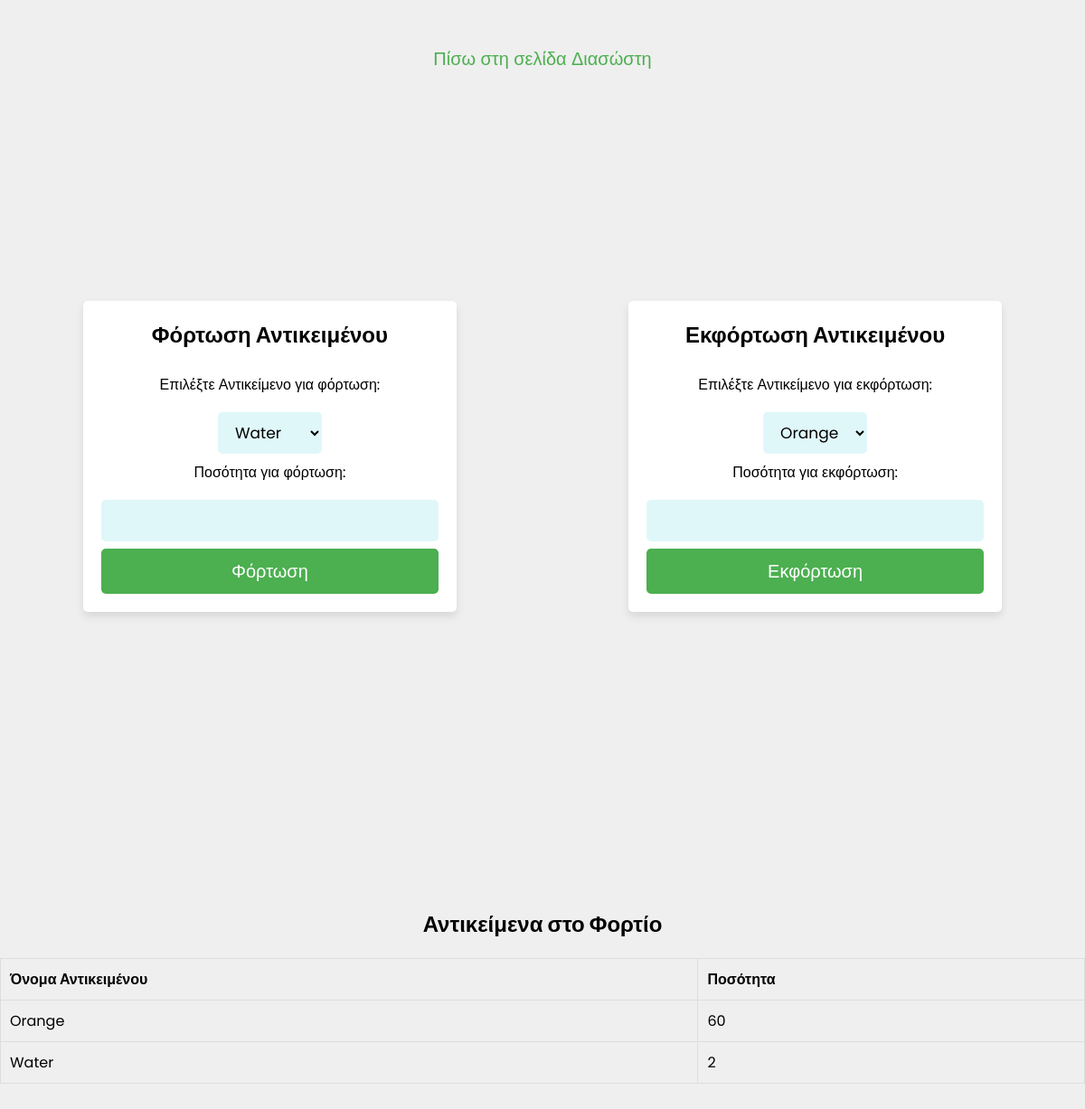
The page /cargo_management.php (signed in) on the database as committed earlier.
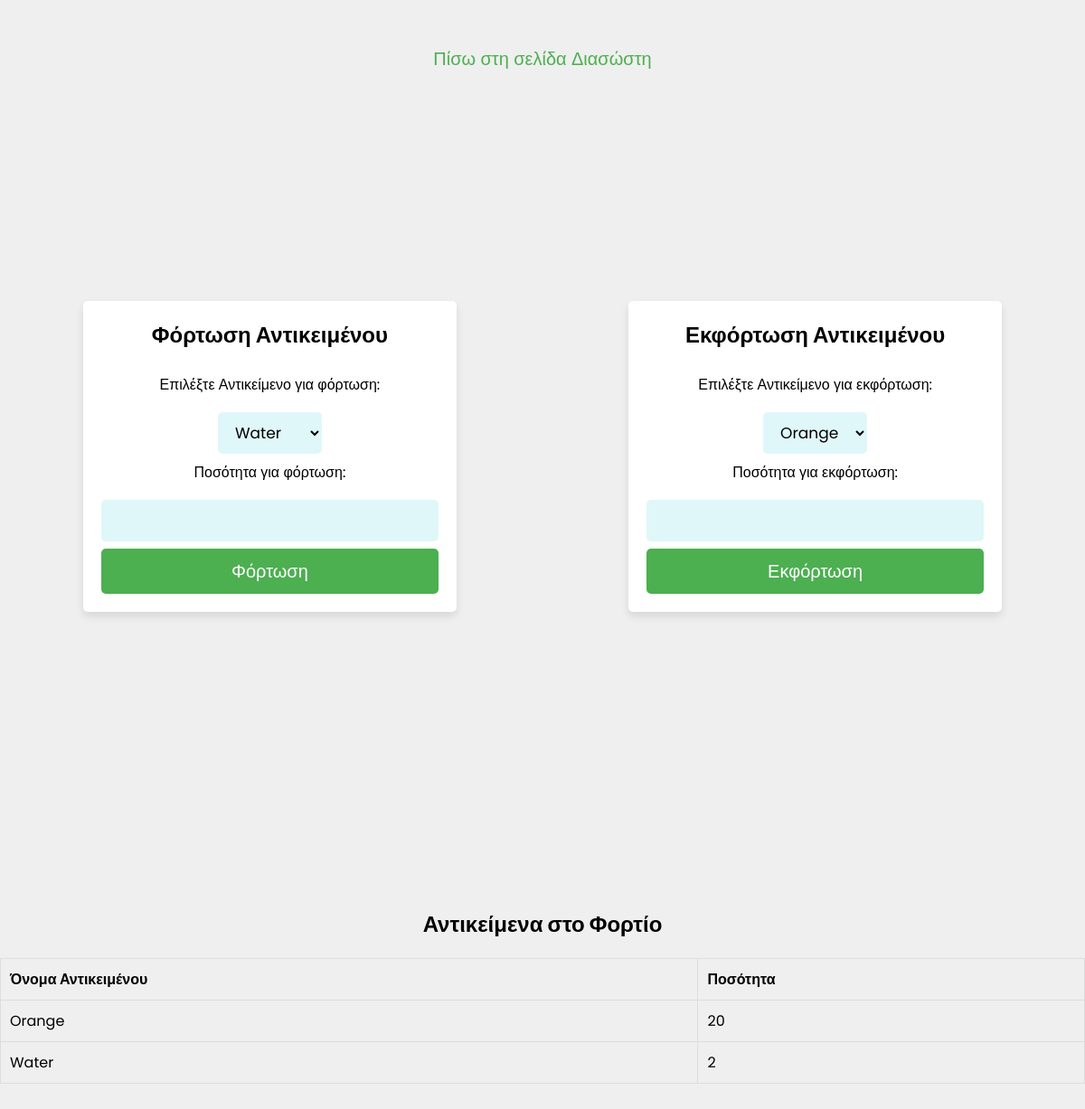
The same page on the database as committed later.
### tables this page shows
CREATE TABLE `cargo` (
  `id` int(255) NOT NULL,
  `rescuer_id` int(255) NOT NULL,
  `item_ids` varchar(255) NOT NULL,
  `quantity` int(255) NOT NULL
);

### cargo_management.php (the view, shortened to what this page needs)
<?php
include 'config.php';
$user_name = $_SESSION['user_name'];
$user_query = $conn->prepare("SELECT id FROM users WHERE username = ?");
$user_query->bind_param('s', $user_name);
$user_query->execute();
$user_result = $user_query->get_result();
$user_row = $user_result->fetch_assoc();
$user_id = $user_row['id'];
?>
<!DOCTYPE html>
<html lang="en">
<head>
    <link rel="stylesheet" href="css/style.css">
</head>
<body>
    <br><br>
    <p><a class="rtrn-btn" href="rescuer_page.php">Πίσω στη σελίδα Διασώστη</a></p><br>
    <div class="container">
        <div class="form-container">
            <form id="load_form" action="" method="post">
                <h2>Φόρτωση Αντικειμένου</h2><br>
                <label for="item">Επιλέξτε Αντικείμενο για φόρτωση:</label>
                <select name="item" id="item">
                    <?php
                        $items_query = mysqli_query($conn, "SELECT * FROM items WHERE quantity > 0");
                        if ($items_query) {
                            while ($item_row = mysqli_fetch_assoc($items_query)) {
                                echo "<option value='" . $item_row['id'] . "'>" . $item_row['name'] . "</option>";
                            }
                        }
                    ?>
                </select>
                <label for="quantity">Ποσότητα για φόρτωση:</label>
                <input type="number" id="quantity" name="quantity" min="1" required>
                <input type="submit" name="load_items" value="Φόρτωση">
            </form>
        </div>
        <div class="form-container">
            <form id="unload_form" action="" method="post">
                <h2>Εκφόρτωση Αντικειμένου</h2><br>
                <label for="unload_item">Επιλέξτε Αντικείμενο για εκφόρτωση:</label>
                <select name="unload_item" id="unload_item">
                    <?php
                        $cargo_query = mysqli_query($conn, "SELECT * FROM cargo WHERE rescuer_id = $user_id");
                        if ($cargo_query) {
                            while ($cargo_row = mysqli_fetch_assoc($cargo_query)) {
                                $item_ids = explode(',', $cargo_row['item_ids']);
                                foreach ($item_ids as $item_id) {
                                    $item_name_query = mysqli_query($conn, "SELECT name FROM items WHERE id = '$item_id'");
                                    $item_name = mysqli_fetch_assoc($item_name_query)['name'];
                                    echo "<option value='" . $item_id . "'>" . $item_name . "</option>";
                                }
                            }
                        }
                    ?>
                </select>
                <label for="unload_quantity">Ποσότητα για εκφόρτωση:</label>
                <input type="number" id="unload_quantity" name="unload_quantity" min="1" required>
                <input type="submit" name="unload_items" value="Εκφόρτωση">
            </form>
        </div>
    </div>
    <div class="table-container">
        <h2>Αντικείμενα στο Φορτίο</h2>
        <table>
            <thead>
                <tr>
                    <th>Όνομα Αντικειμένου</th>
                    <th>Ποσότητα</th>
                </tr>
            </thead>
            <tbody>
                <?php
                    $cargo_query = mysqli_query($conn, "SELECT * FROM cargo WHERE rescuer_id = $user_id");
                    if ($cargo_query) {
                        while ($cargo_row = mysqli_fetch_assoc($cargo_query)) {
                            $item_ids = explode(',', $cargo_row['item_ids']);
                            foreach ($item_ids as $item_id) {
                                $item_name_query = mysqli_query($conn, "SELECT name FROM items WHERE id = '$item_id'");
                                $item_name = mysqli_fetch_assoc($item_name_query)['name'];
                                echo "<tr>";
                                echo "<td>" . $item_name . "</td>";
                                echo "<td>" . $cargo_row['quantity'] . "</td>";
                                echo "</tr>";
                            }
                        }
                    }
                ?>
            </tbody>
        </table><br><br><br>
    </div>
</body>
</html>

Rows that differ between the two databases and show on the page:
changed cargo (number 1 of 2 on the later page): quantity "60" → "20"
